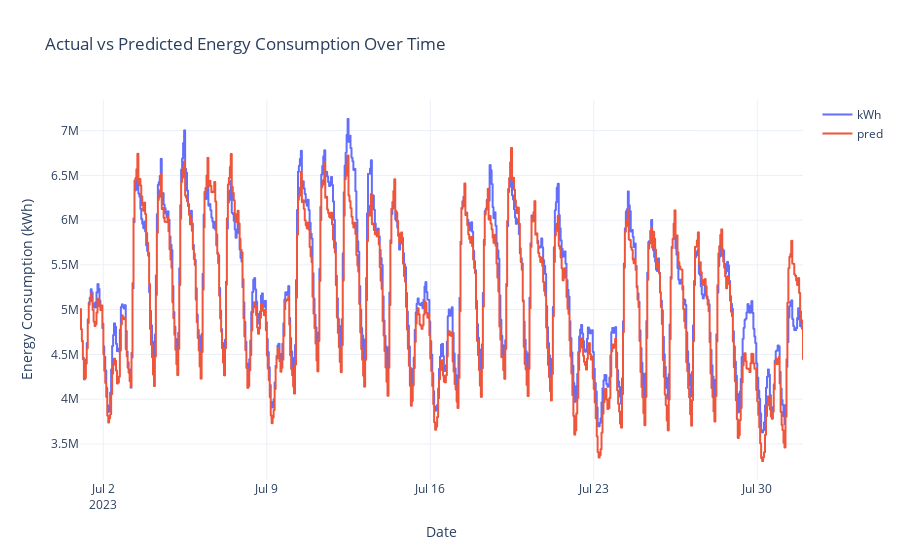

Notebook cell for this chart:
### Code cell
# Create the figure with step lines for both actual and predicted values
fig = px.line(
    preds_168.reset_index(),
    x="datetime",
    y=["kWh", "pred"],
    labels={
        "datetime": "Date",
        "value": "Energy Consumption (kWh)",
        "variable": "Series",
    },
    title="Actual vs Predicted Energy Consumption Over Time",
    line_shape="hv",  # Set line shape to horizontal-vertical for step chart
)

# Customize the layout
fig.update_layout(
    template="plotly_white",
    legend=dict(title=""),
    xaxis_title="Date",
    yaxis_title="Energy Consumption (kWh)",
)

# Show the figure
fig.show()

### Figure 1 — Plotly figure (JSON) as saved in the notebook; plotly's stock layout.template omitted (floating-point values rounded to 4 significant figures; data arrays with more than 128 entries replaced by an {"elided": "..."} marker saying what was removed)
{"data": [{"hovertemplate": "Series=kWh<br>Date=%{x}<br>Energy Consumption (kWh)=%{y}<extra></extra>", "legendgroup": "kWh", "line": {"color": "#636efa", "dash": "solid", "shape": "hv"}, "marker": {"symbol": "circle"}, "mode": "lines", "name": "kWh", "showlegend": true, "type": "scattergl", "x": {"elided": "744 str values"}, "xaxis": "x", "y": {"elided": "744 float values"}, "yaxis": "y"}, {"hovertemplate": "Series=pred<br>Date=%{x}<br>Energy Consumption (kWh)=%{y}<extra></extra>", "legendgroup": "pred", "line": {"color": "#EF553B", "dash": "solid", "shape": "hv"}, "marker": {"symbol": "circle"}, "mode": "lines", "name": "pred", "showlegend": true, "type": "scattergl", "x": {"elided": "744 str values"}, "xaxis": "x", "y": {"elided": "744 float values"}, "yaxis": "y"}], "layout": {"legend": {"title": {"text": ""}, "tracegroupgap": 0}, "title": {"text": "Actual vs Predicted Energy Consumption Over Time"}, "xaxis": {"anchor": "y", "domain": [0, 1], "title": {"text": "Date"}}, "yaxis": {"anchor": "x", "domain": [0, 1], "title": {"text": "Energy Consumption (kWh)"}}}}
